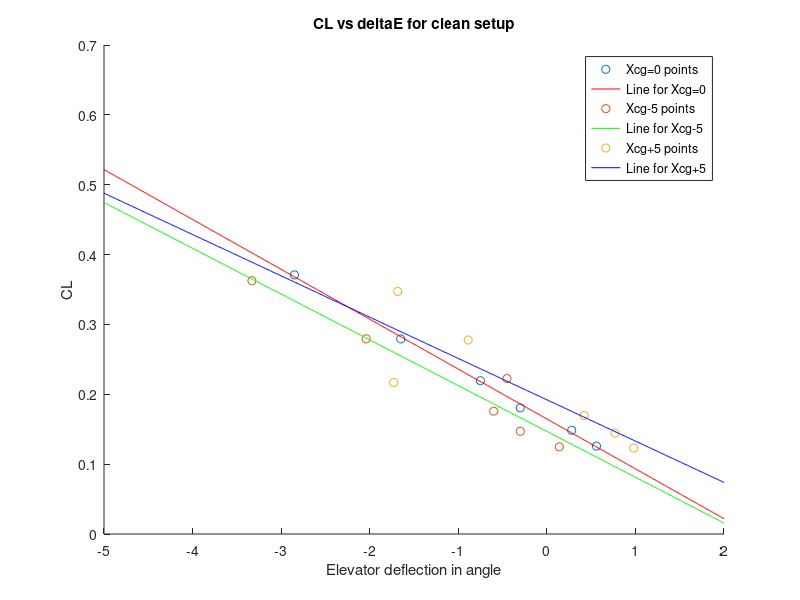

Here is the MATLAB script that generated this plot:
clear
clc

%%Zero xcg AOA vs CL
%%clean 
rho=1.225;
IAS = [239.2,220.1,199.5,180.9,160.3,139]*0.5144;
MassOfFuel=(3100+503+[980,976,971.8,968.6,965,959.4]).*0.453592;
WeightOfFuel = MassOfFuel.*9.81;
CL = WeightOfFuel./(0.5.*rho.*IAS.^2.*17.48);
AoA=[-0.6,-0.3,0.1,0.45,1.25,2.3];

rangeE=[-5:0.01:2];
deltaE=[0.04*14,0.02*14,-0.01*30,-0.025*30,-0.055*30,-0.095*30];
scatter(deltaE,CL,'r*');
pdeltaE = polyfit(deltaE,CL,1);
hold on
plot(rangeE,pdeltaE(1).*rangeE+pdeltaE(2),'r');
hold on

%%
%xcg-5
IAS = [240,221,202,179.5,160.1,140.5].*0.5144;
rho = 1.225;
MassOfFuel=(3100+503+[971.6,969.3,965.1,961.4,956.1,953.9]).*0.453592;
WeightOfFuel = MassOfFuel.*9.81;
CL = WeightOfFuel./(0.5.*rho.*IAS.^2.*17.48);
AoA=[-0.55,-0.18,-0.15,-0.047,1.004,2.144];

deltaE=[+0.01*14,-0.01*30,-0.02*30,-0.015*30,-0.068*30,-0.111*30];
scatter(deltaE,CL,'g*');
pdeltaE = polyfit(deltaE,CL,1);
hold on
plot(rangeE,pdeltaE(1).*rangeE+pdeltaE(2),'g');
hold on

%%
%xcg+5

rho=1.225;
IAS = [240,221.25,203.8,180,158.9,142]*0.5144;
MassOfFuel=(3100+503+[910.75,897,884.1,869.6,861.6,854]).*0.453592;
WeightOfFuel = MassOfFuel.*9.81;
CL = WeightOfFuel./(0.5.*rho.*IAS.^2.*17.48);
AoA=[-0.8,-0.5,-0.197,0.4365,1.214,2.026];

deltaE=[0.07*14,0.055*14,0.03*14,-0.05767*30,-0.02962*30,-0.05614*30];
scatter(deltaE,CL,'b*');
pdeltaE = polyfit(deltaE,CL,1);
hold on
plot(rangeE,pdeltaE(1).*rangeE+pdeltaE(2),'b');
hold on

title('CL vs deltaE for clean setup')
ylabel('CL')
xlabel('Elevator deflection in angle');
legend('Xcg=0 points','Line for Xcg=0','Xcg-5 points','Line for Xcg-5','Xcg+5 points','Line for Xcg+5');
